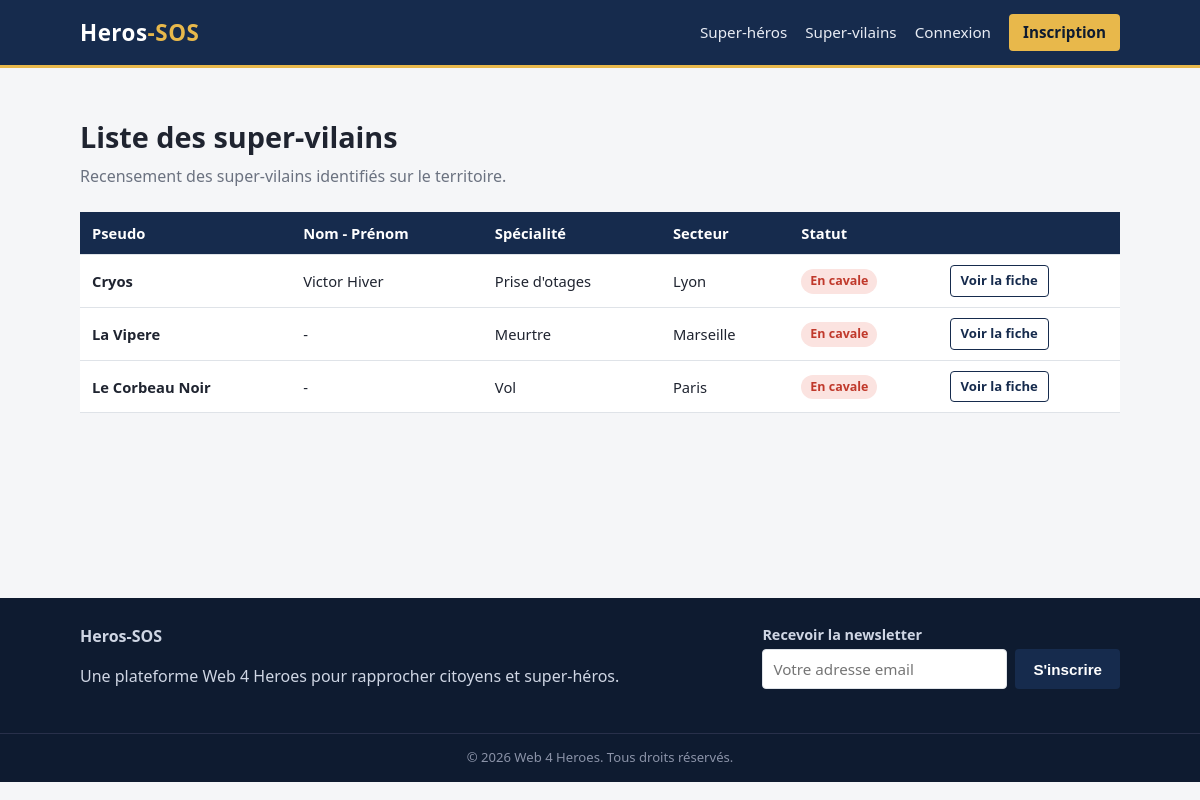
Page /app/public/villains.php on the committed database.
### tables this page shows
CREATE TABLE IF NOT EXISTS villains (
    id INT AUTO_INCREMENT PRIMARY KEY,
    pseudo VARCHAR(100) NOT NULL,
    first_name VARCHAR(100) DEFAULT NULL,
    last_name VARCHAR(100) DEFAULT NULL,
    specialty VARCHAR(150) DEFAULT NULL,
    sector VARCHAR(150) DEFAULT NULL,
    description TEXT DEFAULT NULL,
    created_at DATETIME NOT NULL DEFAULT CURRENT_TIMESTAMP
);

### app/includes/functions.php (called while the page is built, shortened)
<?php
function e(?string $value): string
{
    return htmlspecialchars($value ?? '', ENT_QUOTES, 'UTF-8');
}
function current_user(PDO $pdo): ?array
{
    if (empty($_SESSION['user_id'])) {
        return null;
    }
    $stmt = $pdo->prepare('SELECT * FROM users WHERE id = ? AND account_active = 1');
    $stmt->execute([$_SESSION['user_id']]);
    $user = $stmt->fetch();
    return $user;
}

### app/includes/bootstrap.php (called while the page is built, shortened)
<?php
require_once __DIR__ . '/db.php';
require_once __DIR__ . '/functions.php';
$stmt = $pdo->query('SELECT COUNT(*) AS c FROM users WHERE is_admin = 1');
if ((int) $stmt->fetch()['c'] === 0) {
    $hash = password_hash('Admin1234!', PASSWORD_DEFAULT);
    $pdo->prepare('INSERT INTO users (civility, first_name, last_name, email, password, is_admin, email_verified_at, account_active)
                    VALUES ("Autre", "Admin", "Web4Heroes", "admin@heros-sos.fr", ?, 1, NOW(), 1)')
        ->execute([$hash]);
}
$currentUser = current_user($pdo);

### app/public/villains.php (the view, shortened to what this page needs)
<?php
require_once __DIR__ . '/../includes/bootstrap.php';
$villains = $pdo->query(
    "SELECT v.*,
        (SELECT COUNT(*) FROM incidents i WHERE i.villain_id = v.id) AS incident_count,
        (SELECT COUNT(*) FROM incidents i WHERE i.villain_id = v.id AND i.status = 'reussi') AS captured
     FROM villains v ORDER BY v.pseudo"
)->fetchAll();
require __DIR__ . '/../includes/header.php';
?>
<h1>Liste des super-vilains</h1>
<p class="subtitle">Recensement des super-vilains identifiés sur le territoire.</p>
<?php if (!$villains): ?>
    <p class="empty-state">Aucun super-vilain recensé pour le moment.</p>
<?php else: ?>
    <table>
        <thead>
            <tr><th>Pseudo</th><th>Nom - Prénom</th><th>Spécialité</th><th>Secteur</th><th>Statut</th><th></th></tr>
        </thead>
        <tbody>
        <?php foreach ($villains as $v): ?>
            <tr>
                <td><strong><?= e($v['pseudo']) ?></strong></td>
                <td><?= e(trim(($v['first_name'] ?? '') . ' ' . ($v['last_name'] ?? ''))) ?: '-' ?></td>
                <td><?= e($v['specialty'] ?? '-') ?></td>
                <td><?= e($v['sector'] ?? '-') ?></td>
                <td>
                    <?= $v['captured'] > 0
                        ? '<span class="badge badge-green">Appréhendé</span>'
                        : '<span class="badge badge-red">En cavale</span>' ?>
                </td>
                <td><a class="btn btn-small btn-outline" href="<?= APP_URL ?>/villain-profile.php?id=<?= (int) $v['id'] ?>">Voir la fiche</a></td>
            </tr>
        <?php endforeach; ?>
        </tbody>
    </table>
<?php endif; ?>
<?php require __DIR__ . '/../includes/footer.php'; ?>

### app/includes/header.php (shortened to what this page needs)
<!DOCTYPE html>
<html lang="fr">
<head>
    <link rel="stylesheet" href="<?= APP_URL ?>/assets/css/style.css">
</head>
<body>
<header class="site-header">
    <div class="wrap header-inner">
        <a class="logo" href="<?= APP_URL ?>/index.php">Heros<span>-SOS</span></a>
        <nav class="main-nav">
            <a href="<?= APP_URL ?>/heroes.php">Super-héros</a>
            <a href="<?= APP_URL ?>/villains.php">Super-vilains</a>
            <?php if ($currentUser): ?>
                <a href="<?= APP_URL ?>/incidents.php">Mes incidents</a>
                <?php if (is_hero($currentUser)): ?>
                    <a href="<?= APP_URL ?>/hero-space.php">Espace pro</a>
                <?php endif; ?>
                <?php if (is_admin($currentUser)): ?>
                    <a href="<?= APP_URL ?>/admin/index.php">Dashboard admin</a>
                <?php endif; ?>
                <a href="<?= APP_URL ?>/account.php">Mon compte</a>
                <a href="<?= APP_URL ?>/logout.php" class="nav-logout">Déconnexion</a>
            <?php else: ?>
                <a href="<?= APP_URL ?>/login.php">Connexion</a>
                <a href="<?= APP_URL ?>/register.php" class="nav-cta">Inscription</a>
            <?php endif; ?>
        </nav>
    </div>
</header>
<main class="wrap main-content">

### app/includes/footer.php (shortened to what this page needs)
</main>
<footer class="site-footer">
    <div class="wrap footer-inner">
        <div>
            <strong>Heros-SOS</strong>
            <p>Une plateforme Web 4 Heroes pour rapprocher citoyens et super-héros.</p>
        </div>
        <form class="newsletter-form" action="<?= APP_URL ?>/newsletter.php" method="post">
            <label for="footer-newsletter-email">Recevoir la newsletter</label>
            <div class="newsletter-row">
                <input id="footer-newsletter-email" type="email" name="email" placeholder="Votre adresse email" required>
                <button type="submit">S'inscrire</button>
            </div>
        </form>
    </div>
    <p class="copyright">&copy; <?= date('Y') ?> Web 4 Heroes. Tous droits réservés.</p>
</footer>
</body>
</html>

### app/public/assets/css/style.css (style rules this page uses)
:root { --navy: #162b4d; --navy-dark: #0e1b30; --gold: #e8b84b; --red: #c0392b; --green: #2e7d4f; --blue: #2f6fb0; --gray: #6b7280; --bg: #f5f6f8; --border: #dfe3e8; --text: #1f2430; }
* { box-sizing: border-box; }
body { margin: 0; font-family: "Segoe UI", Arial, Helvetica, sans-serif; background: var(--bg); color: var(--text); line-height: 1.5; }
a { color: var(--blue); text-decoration: none; }
.wrap { max-width: 1080px; margin: 0 auto; padding: 0 20px; }
.site-header { background: var(--navy); border-bottom: 3px solid var(--gold); }
.header-inner { display: flex; align-items: center; justify-content: space-between; padding: 14px 20px; flex-wrap: wrap; gap: 10px; }
.logo { color: #fff; font-size: 1.4rem; font-weight: 700; letter-spacing: 0.5px; }
.logo span { color: var(--gold); }
.main-nav { display: flex; gap: 18px; align-items: center; flex-wrap: wrap; }
.main-nav a { color: #e8ecf4; font-size: 0.95rem; }
.nav-cta { background: var(--gold); color: var(--navy-dark) !important; padding: 7px 14px; border-radius: 4px; font-weight: 600; }
.main-content { min-height: 60vh; padding-top: 28px; padding-bottom: 50px; }
h1 { font-size: 1.8rem; margin-bottom: 6px; }
.subtitle { color: var(--gray); margin-top: 0; margin-bottom: 24px; }
label { display: block; font-weight: 600; margin-bottom: 4px; font-size: 0.9rem; }
input[type=text], input[type=email], input[type=password], input[type=tel], input[type=date], input[type=number], select, textarea { width: 100%; padding: 9px 10px; border: 1px solid var(--border); border-radius: 4px; font-size: 0.95rem; font-family: inherit; }
button, .btn { display: inline-block; background: var(--navy); color: #fff; border: none; padding: 10px 18px; border-radius: 4px; font-size: 0.95rem; cursor: pointer; font-weight: 600; }
.btn-outline { background: #fff; color: var(--navy); border: 1px solid var(--navy); }
.btn-small { padding: 5px 10px; font-size: 0.82rem; }
table { width: 100%; border-collapse: collapse; background: #fff; }
th, td { text-align: left; padding: 10px 12px; border-bottom: 1px solid var(--border); font-size: 0.92rem; }
th { background: var(--navy); color: #fff; font-weight: 600; }
.badge { display: inline-block; padding: 3px 9px; border-radius: 20px; font-size: 0.78rem; font-weight: 600; }
.badge-red { background: #fbe3e0; color: var(--red); }
.site-footer { background: var(--navy-dark); color: #cfd6e4; margin-top: 50px; padding-top: 26px; }
.footer-inner { display: flex; justify-content: space-between; flex-wrap: wrap; gap: 20px; padding-bottom: 16px; }
.newsletter-row { display: flex; gap: 8px; }
.newsletter-row input { min-width: 220px; }
.copyright { text-align: center; border-top: 1px solid #28304a; padding: 14px 0; font-size: 0.82rem; color: #8b93a8; }

### rows in the picture
villains: pseudo "Cryos", first_name+last_name "Victor Hiver", specialty "Prise d'otages", sector "Lyon"
villains: pseudo "La Vipere", first_name+last_name "-", specialty "Meurtre", sector "Marseille"
villains: pseudo "Le Corbeau Noir", first_name+last_name "-", specialty "Vol", sector "Paris"
